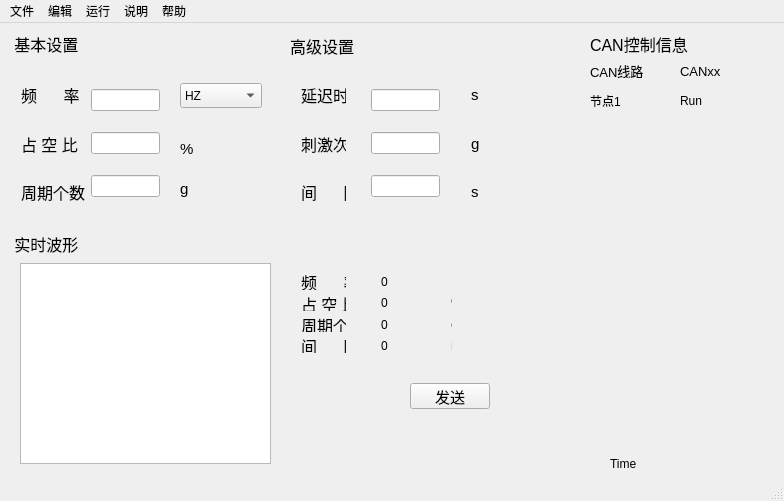
<?xml version="1.0" encoding="UTF-8"?>
<ui version="4.0">
 <class>MainWindow</class>
 <widget class="QMainWindow" name="MainWindow">
  <property name="geometry">
   <rect>
    <x>0</x>
    <y>0</y>
    <width>784</width>
    <height>501</height>
   </rect>
  </property>
  <property name="windowTitle">
   <string>MainWindow</string>
  </property>
  <widget class="QWidget" name="centralWidget">
   <widget class="QLabel" name="labeljishe">
    <property name="geometry">
     <rect>
      <x>10</x>
      <y>10</y>
      <width>101</width>
      <height>21</height>
     </rect>
    </property>
    <property name="font">
     <font>
      <pointsize>12</pointsize>
     </font>
    </property>
    <property name="text">
     <string> 基本设置</string>
    </property>
   </widget>
   <widget class="QLabel" name="labeljishe_2">
    <property name="geometry">
     <rect>
      <x>290</x>
      <y>12</y>
      <width>101</width>
      <height>21</height>
     </rect>
    </property>
    <property name="font">
     <font>
      <pointsize>12</pointsize>
     </font>
    </property>
    <property name="text">
     <string>高级设置</string>
    </property>
   </widget>
   <widget class="QLabel" name="labeljishe_3">
    <property name="geometry">
     <rect>
      <x>10</x>
      <y>210</y>
      <width>101</width>
      <height>21</height>
     </rect>
    </property>
    <property name="font">
     <font>
      <pointsize>12</pointsize>
     </font>
    </property>
    <property name="text">
     <string> 实时波形</string>
    </property>
   </widget>
   <widget class="QLabel" name="labeljishe_4">
    <property name="geometry">
     <rect>
      <x>590</x>
      <y>10</y>
      <width>101</width>
      <height>21</height>
     </rect>
    </property>
    <property name="font">
     <font>
      <pointsize>12</pointsize>
     </font>
    </property>
    <property name="text">
     <string>CAN控制信息</string>
    </property>
   </widget>
   <widget class="QPushButton" name="pBSend">
    <property name="geometry">
     <rect>
      <x>410</x>
      <y>360</y>
      <width>80</width>
      <height>26</height>
     </rect>
    </property>
    <property name="font">
     <font>
      <pointsize>11</pointsize>
     </font>
    </property>
    <property name="text">
     <string>发送</string>
    </property>
   </widget>
   <widget class="QTextEdit" name="textEdit">
    <property name="geometry">
     <rect>
      <x>20</x>
      <y>240</y>
      <width>251</width>
      <height>201</height>
     </rect>
    </property>
   </widget>
   <widget class="QLabel" name="labelTime">
    <property name="geometry">
     <rect>
      <x>610</x>
      <y>430</y>
      <width>161</width>
      <height>21</height>
     </rect>
    </property>
    <property name="text">
     <string>Time</string>
    </property>
   </widget>
   <widget class="QWidget" name="layoutWidget">
    <property name="geometry">
     <rect>
      <x>10</x>
      <y>40</y>
      <width>161</width>
      <height>161</height>
     </rect>
    </property>
    <layout class="QHBoxLayout" name="horizontalLayout">
     <item>
      <layout class="QVBoxLayout" name="verticalLayout">
       <item>
        <widget class="QLabel" name="label">
         <property name="font">
          <font>
           <pointsize>12</pointsize>
          </font>
         </property>
         <property name="text">
          <string>频      率</string>
         </property>
        </widget>
       </item>
       <item>
        <widget class="QLabel" name="label_5">
         <property name="font">
          <font>
           <pointsize>12</pointsize>
          </font>
         </property>
         <property name="text">
          <string>占 空 比</string>
         </property>
        </widget>
       </item>
       <item>
        <widget class="QLabel" name="label_6">
         <property name="font">
          <font>
           <pointsize>12</pointsize>
          </font>
         </property>
         <property name="text">
          <string>周期个数</string>
         </property>
        </widget>
       </item>
      </layout>
     </item>
     <item>
      <layout class="QVBoxLayout" name="verticalLayout_2">
       <item>
        <widget class="QLineEdit" name="lEPl"/>
       </item>
       <item>
        <widget class="QLineEdit" name="lEZkb"/>
       </item>
       <item>
        <widget class="QLineEdit" name="lEZq"/>
       </item>
      </layout>
     </item>
    </layout>
   </widget>
   <widget class="QWidget" name="layoutWidget">
    <property name="geometry">
     <rect>
      <x>290</x>
      <y>240</y>
      <width>67</width>
      <height>101</height>
     </rect>
    </property>
    <layout class="QVBoxLayout" name="verticalLayout_6">
     <item>
      <widget class="QLabel" name="label_13">
       <property name="font">
        <font>
         <pointsize>12</pointsize>
        </font>
       </property>
       <property name="text">
        <string>频      率</string>
       </property>
      </widget>
     </item>
     <item>
      <widget class="QLabel" name="label_15">
       <property name="font">
        <font>
         <pointsize>12</pointsize>
        </font>
       </property>
       <property name="text">
        <string>占 空 比</string>
       </property>
      </widget>
     </item>
     <item>
      <widget class="QLabel" name="label_16">
       <property name="font">
        <font>
         <pointsize>12</pointsize>
        </font>
       </property>
       <property name="text">
        <string>周期个数</string>
       </property>
      </widget>
     </item>
     <item>
      <widget class="QLabel" name="label_14">
       <property name="font">
        <font>
         <pointsize>12</pointsize>
        </font>
       </property>
       <property name="text">
        <string>间      隔</string>
       </property>
      </widget>
     </item>
    </layout>
   </widget>
   <widget class="QWidget" name="layoutWidget">
    <property name="geometry">
     <rect>
      <x>370</x>
      <y>240</y>
      <width>61</width>
      <height>101</height>
     </rect>
    </property>
    <layout class="QVBoxLayout" name="verticalLayout_7">
     <item>
      <widget class="QLabel" name="DisPl">
       <property name="text">
        <string>0</string>
       </property>
      </widget>
     </item>
     <item>
      <widget class="QLabel" name="DisZkb">
       <property name="text">
        <string>0</string>
       </property>
      </widget>
     </item>
     <item>
      <widget class="QLabel" name="DisZqgs">
       <property name="text">
        <string>0</string>
       </property>
      </widget>
     </item>
     <item>
      <widget class="QLabel" name="DisJg">
       <property name="text">
        <string>0</string>
       </property>
      </widget>
     </item>
    </layout>
   </widget>
   <widget class="QWidget" name="layoutWidget">
    <property name="geometry">
     <rect>
      <x>440</x>
      <y>240</y>
      <width>23</width>
      <height>101</height>
     </rect>
    </property>
    <layout class="QVBoxLayout" name="verticalLayout_9">
     <item>
      <widget class="QLabel" name="label_17">
       <property name="font">
        <font>
         <pointsize>10</pointsize>
        </font>
       </property>
       <property name="text">
        <string>HZ</string>
       </property>
      </widget>
     </item>
     <item>
      <widget class="QLabel" name="label_20">
       <property name="font">
        <font>
         <pointsize>11</pointsize>
        </font>
       </property>
       <property name="text">
        <string>%</string>
       </property>
      </widget>
     </item>
     <item>
      <widget class="QLabel" name="label_19">
       <property name="font">
        <font>
         <pointsize>11</pointsize>
        </font>
       </property>
       <property name="text">
        <string>g</string>
       </property>
      </widget>
     </item>
     <item>
      <widget class="QLabel" name="label_18">
       <property name="font">
        <font>
         <pointsize>10</pointsize>
        </font>
       </property>
       <property name="text">
        <string>ms</string>
       </property>
      </widget>
     </item>
    </layout>
   </widget>
   <widget class="QLabel" name="lb_canshow">
    <property name="geometry">
     <rect>
      <x>680</x>
      <y>40</y>
      <width>61</width>
      <height>16</height>
     </rect>
    </property>
    <property name="font">
     <font>
      <pointsize>10</pointsize>
     </font>
    </property>
    <property name="text">
     <string>CANxx</string>
    </property>
   </widget>
   <widget class="QLabel" name="label_22">
    <property name="geometry">
     <rect>
      <x>590</x>
      <y>40</y>
      <width>58</width>
      <height>15</height>
     </rect>
    </property>
    <property name="font">
     <font>
      <pointsize>10</pointsize>
     </font>
    </property>
    <property name="text">
     <string>CAN线路</string>
    </property>
   </widget>
   <widget class="QLabel" name="label_8">
    <property name="geometry">
     <rect>
      <x>180</x>
      <y>150</y>
      <width>21</width>
      <height>31</height>
     </rect>
    </property>
    <property name="font">
     <font>
      <pointsize>11</pointsize>
     </font>
    </property>
    <property name="text">
     <string>g</string>
    </property>
   </widget>
   <widget class="QLabel" name="label_3">
    <property name="geometry">
     <rect>
      <x>180</x>
      <y>110</y>
      <width>21</width>
      <height>31</height>
     </rect>
    </property>
    <property name="font">
     <font>
      <pointsize>11</pointsize>
     </font>
    </property>
    <property name="text">
     <string>%</string>
    </property>
   </widget>
   <widget class="QComboBox" name="cBHz">
    <property name="geometry">
     <rect>
      <x>180</x>
      <y>60</y>
      <width>82</width>
      <height>25</height>
     </rect>
    </property>
    <item>
     <property name="text">
      <string>HZ</string>
     </property>
    </item>
    <item>
     <property name="text">
      <string>KHZ</string>
     </property>
    </item>
   </widget>
   <widget class="QLabel" name="label_2">
    <property name="geometry">
     <rect>
      <x>590</x>
      <y>70</y>
      <width>58</width>
      <height>15</height>
     </rect>
    </property>
    <property name="text">
     <string>节点1</string>
    </property>
   </widget>
   <widget class="QLabel" name="lbNode1">
    <property name="geometry">
     <rect>
      <x>680</x>
      <y>70</y>
      <width>58</width>
      <height>15</height>
     </rect>
    </property>
    <property name="text">
     <string>Run</string>
    </property>
   </widget>
   <widget class="QWidget" name="">
    <property name="geometry">
     <rect>
      <x>290</x>
      <y>40</y>
      <width>67</width>
      <height>161</height>
     </rect>
    </property>
    <layout class="QVBoxLayout" name="verticalLayout_3">
     <item>
      <widget class="QLabel" name="label_10">
       <property name="font">
        <font>
         <pointsize>12</pointsize>
        </font>
       </property>
       <property name="text">
        <string>延迟时间</string>
       </property>
      </widget>
     </item>
     <item>
      <widget class="QLabel" name="label_9">
       <property name="font">
        <font>
         <pointsize>12</pointsize>
        </font>
       </property>
       <property name="text">
        <string>刺激次数</string>
       </property>
      </widget>
     </item>
     <item>
      <widget class="QLabel" name="label_7">
       <property name="font">
        <font>
         <pointsize>12</pointsize>
        </font>
       </property>
       <property name="text">
        <string>间      隔</string>
       </property>
      </widget>
     </item>
    </layout>
   </widget>
   <widget class="QWidget" name="">
    <property name="geometry">
     <rect>
      <x>360</x>
      <y>40</y>
      <width>91</width>
      <height>161</height>
     </rect>
    </property>
    <layout class="QVBoxLayout" name="verticalLayout_4">
     <item>
      <widget class="QLineEdit" name="lEYcsj"/>
     </item>
     <item>
      <widget class="QLineEdit" name="lECjcs"/>
     </item>
     <item>
      <widget class="QLineEdit" name="lEJg"/>
     </item>
    </layout>
   </widget>
   <widget class="QWidget" name="">
    <property name="geometry">
     <rect>
      <x>460</x>
      <y>40</y>
      <width>31</width>
      <height>161</height>
     </rect>
    </property>
    <layout class="QVBoxLayout" name="verticalLayout_5">
     <item>
      <widget class="QLabel" name="label_4">
       <property name="font">
        <font>
         <pointsize>11</pointsize>
        </font>
       </property>
       <property name="text">
        <string>s</string>
       </property>
      </widget>
     </item>
     <item>
      <widget class="QLabel" name="label_12">
       <property name="font">
        <font>
         <pointsize>11</pointsize>
        </font>
       </property>
       <property name="text">
        <string>g</string>
       </property>
      </widget>
     </item>
     <item>
      <widget class="QLabel" name="label_11">
       <property name="font">
        <font>
         <pointsize>11</pointsize>
        </font>
       </property>
       <property name="text">
        <string>s</string>
       </property>
      </widget>
     </item>
    </layout>
   </widget>
  </widget>
  <widget class="QStatusBar" name="statusBar"/>
  <widget class="QMenuBar" name="menuBar">
   <property name="geometry">
    <rect>
     <x>0</x>
     <y>0</y>
     <width>784</width>
     <height>23</height>
    </rect>
   </property>
   <widget class="QMenu" name="menu">
    <property name="title">
     <string>文件</string>
    </property>
    <addaction name="actOpen"/>
    <addaction name="actSave"/>
    <addaction name="actQuit"/>
   </widget>
   <widget class="QMenu" name="menuEdit">
    <property name="title">
     <string>编辑</string>
    </property>
   </widget>
   <widget class="QMenu" name="menu_3">
    <property name="title">
     <string>运行</string>
    </property>
    <addaction name="actRun"/>
    <addaction name="actStop"/>
   </widget>
   <widget class="QMenu" name="menu_4">
    <property name="title">
     <string>说明</string>
    </property>
   </widget>
   <widget class="QMenu" name="menuHelp">
    <property name="title">
     <string>帮助</string>
    </property>
   </widget>
   <addaction name="menu"/>
   <addaction name="menuEdit"/>
   <addaction name="menu_3"/>
   <addaction name="menu_4"/>
   <addaction name="menuHelp"/>
  </widget>
  <action name="actOpen">
   <property name="text">
    <string>导入配置文件</string>
   </property>
  </action>
  <action name="actSave">
   <property name="text">
    <string>保存</string>
   </property>
  </action>
  <action name="actQuit">
   <property name="text">
    <string>退出</string>
   </property>
  </action>
  <action name="actRun">
   <property name="text">
    <string>开始</string>
   </property>
  </action>
  <action name="actStop">
   <property name="text">
    <string>停止</string>
   </property>
  </action>
 </widget>
 <layoutdefault spacing="6" margin="11"/>
 <resources/>
 <connections/>
</ui>
